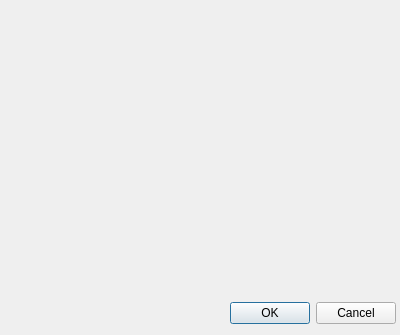
<?xml version="1.0" encoding="UTF-8"?>
<ui version="4.0">
 <class>VeteransReportDialog</class>
 <widget class="QDialog" name="VeteransReportDialog">
  <property name="geometry">
   <rect>
    <x>0</x>
    <y>0</y>
    <width>400</width>
    <height>335</height>
   </rect>
  </property>
  <property name="windowTitle">
   <string>Dialog</string>
  </property>
  <widget class="QDialogButtonBox" name="buttonBox">
   <property name="geometry">
    <rect>
     <x>220</x>
     <y>300</y>
     <width>176</width>
     <height>27</height>
    </rect>
   </property>
   <property name="standardButtons">
    <set>QDialogButtonBox::Cancel|QDialogButtonBox::Ok</set>
   </property>
  </widget>
 </widget>
 <resources/>
 <connections>
  <connection>
   <sender>buttonBox</sender>
   <signal>accepted()</signal>
   <receiver>VeteransReportDialog</receiver>
   <slot>accept()</slot>
   <hints>
    <hint type="sourcelabel">
     <x>307</x>
     <y>313</y>
    </hint>
    <hint type="destinationlabel">
     <x>199</x>
     <y>167</y>
    </hint>
   </hints>
  </connection>
  <connection>
   <sender>buttonBox</sender>
   <signal>rejected()</signal>
   <receiver>VeteransReportDialog</receiver>
   <slot>reject()</slot>
   <hints>
    <hint type="sourcelabel">
     <x>307</x>
     <y>313</y>
    </hint>
    <hint type="destinationlabel">
     <x>199</x>
     <y>167</y>
    </hint>
   </hints>
  </connection>
 </connections>
</ui>
